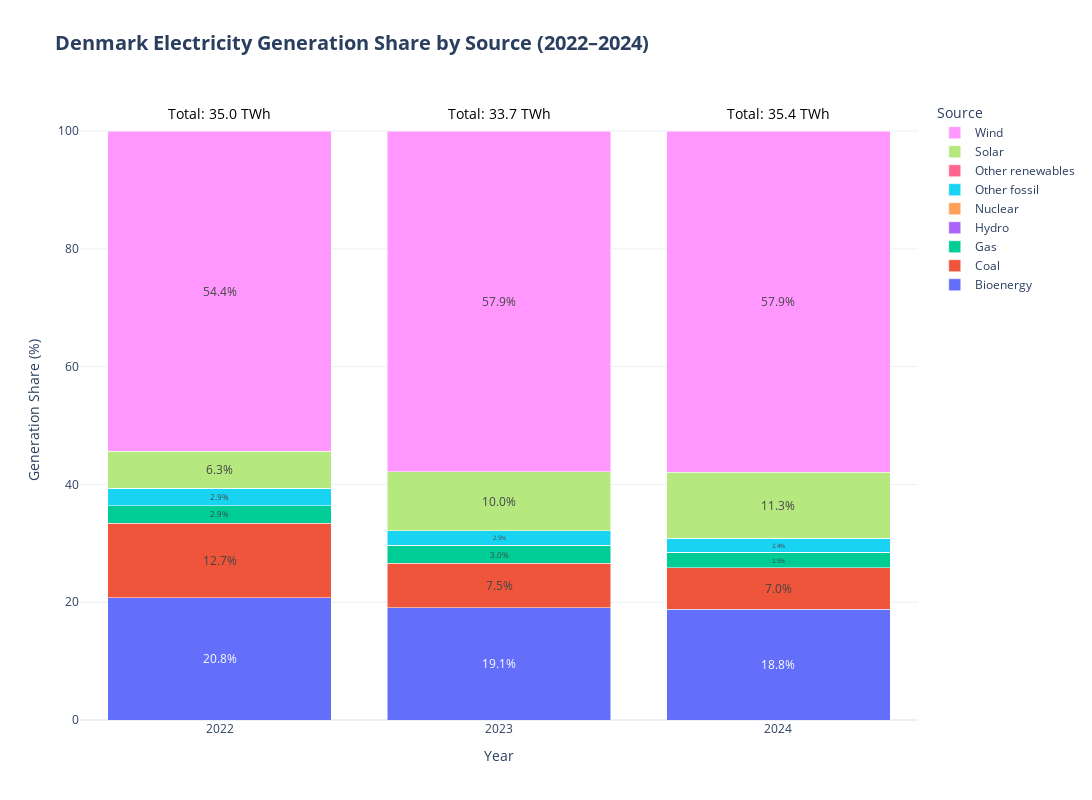

The notebook cell this image was saved under:
### Markdown cell above
## Plot 2 - Bar plot of electricity generation share by source for denmark from 2022 to 2024

### Code cell
plot_electricity_gen_share(df, "Denmark", save_as_html=True)

### Figure 1 — Plotly figure (JSON) as saved in the notebook; plotly's stock layout.template omitted (floating-point values rounded to 4 significant figures)
{"data": [{"insidetextanchor": "middle", "name": "Bioenergy", "text": ["20.8%", "19.1%", "18.8%"], "textposition": "inside", "type": "bar", "x": [2022, 2023, 2024], "y": [20.78, 19.1, 18.82]}, {"insidetextanchor": "middle", "name": "Coal", "text": ["12.7%", "7.5%", "7.0%"], "textposition": "inside", "type": "bar", "x": [2022, 2023, 2024], "y": [12.66, 7.51, 7.03]}, {"insidetextanchor": "middle", "name": "Gas", "text": ["2.9%", "3.0%", "2.5%"], "textposition": "inside", "type": "bar", "x": [2022, 2023, 2024], "y": [2.92, 2.97, 2.54]}, {"insidetextanchor": "middle", "name": "Hydro", "text": ["0.0%", "0.1%", "0.1%"], "textposition": "inside", "type": "bar", "x": [2022, 2023, 2024], "y": [0.03, 0.06, 0.06]}, {"insidetextanchor": "middle", "name": "Nuclear", "text": ["0.0%", "0.0%", "0.0%"], "textposition": "inside", "type": "bar", "x": [2022, 2023, 2024], "y": [0.0, 0.0, 0.0]}, {"insidetextanchor": "middle", "name": "Other fossil", "text": ["2.9%", "2.5%", "2.4%"], "textposition": "inside", "type": "bar", "x": [2022, 2023, 2024], "y": [2.94, 2.52, 2.37]}, {"insidetextanchor": "middle", "name": "Other renewables", "text": ["0.0%", "0.0%", "0.0%"], "textposition": "inside", "type": "bar", "x": [2022, 2023, 2024], "y": [0.0, 0.0, 0.0]}, {"insidetextanchor": "middle", "name": "Solar", "text": ["6.3%", "10.0%", "11.3%"], "textposition": "inside", "type": "bar", "x": [2022, 2023, 2024], "y": [6.29, 9.97, 11.26]}, {"insidetextanchor": "middle", "name": "Wind", "text": ["54.4%", "57.9%", "57.9%"], "textposition": "inside", "type": "bar", "x": [2022, 2023, 2024], "y": [54.39, 57.88, 57.93]}], "layout": {"annotations": [{"align": "center", "font": {"color": "black", "size": 14}, "showarrow": false, "text": "Total: 35.0 TWh", "x": 2022, "y": 103.0}, {"align": "center", "font": {"color": "black", "size": 14}, "showarrow": false, "text": "Total: 33.7 TWh", "x": 2023, "y": 103.0}, {"align": "center", "font": {"color": "black", "size": 14}, "showarrow": false, "text": "Total: 35.4 TWh", "x": 2024, "y": 103.0}], "barmode": "stack", "height": 800, "legend": {"title": {"text": "Source"}}, "title": {"font": {"size": 20}, "text": "<b>Denmark Electricity Generation Share by Source (2022–2024)</b>"}, "width": 1200, "xaxis": {"tickmode": "array", "ticktext": ["2022", "2023", "2024"], "tickvals": [2022, 2023, 2024], "title": {"text": "Year"}}, "yaxis": {"title": {"text": "Generation Share (%)"}}}}
